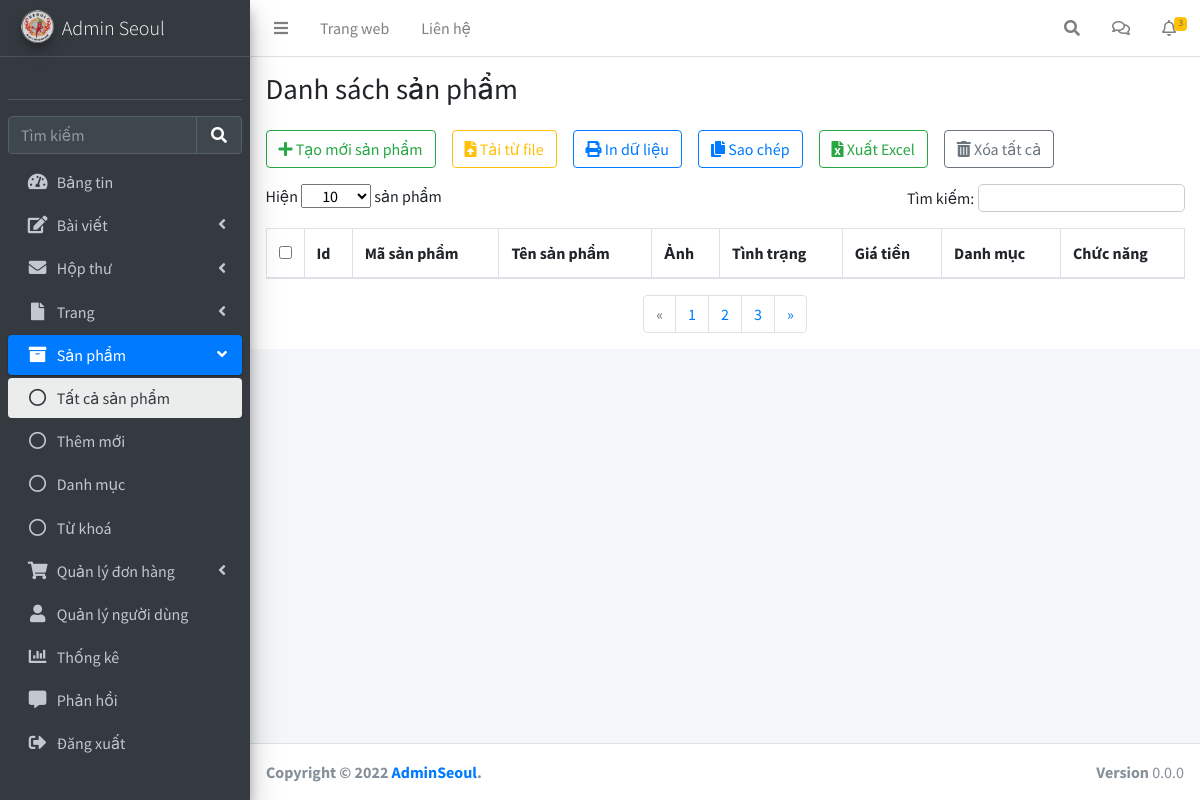
/Admin/pages/all-product.php, run on an earlier commit of the app's database.
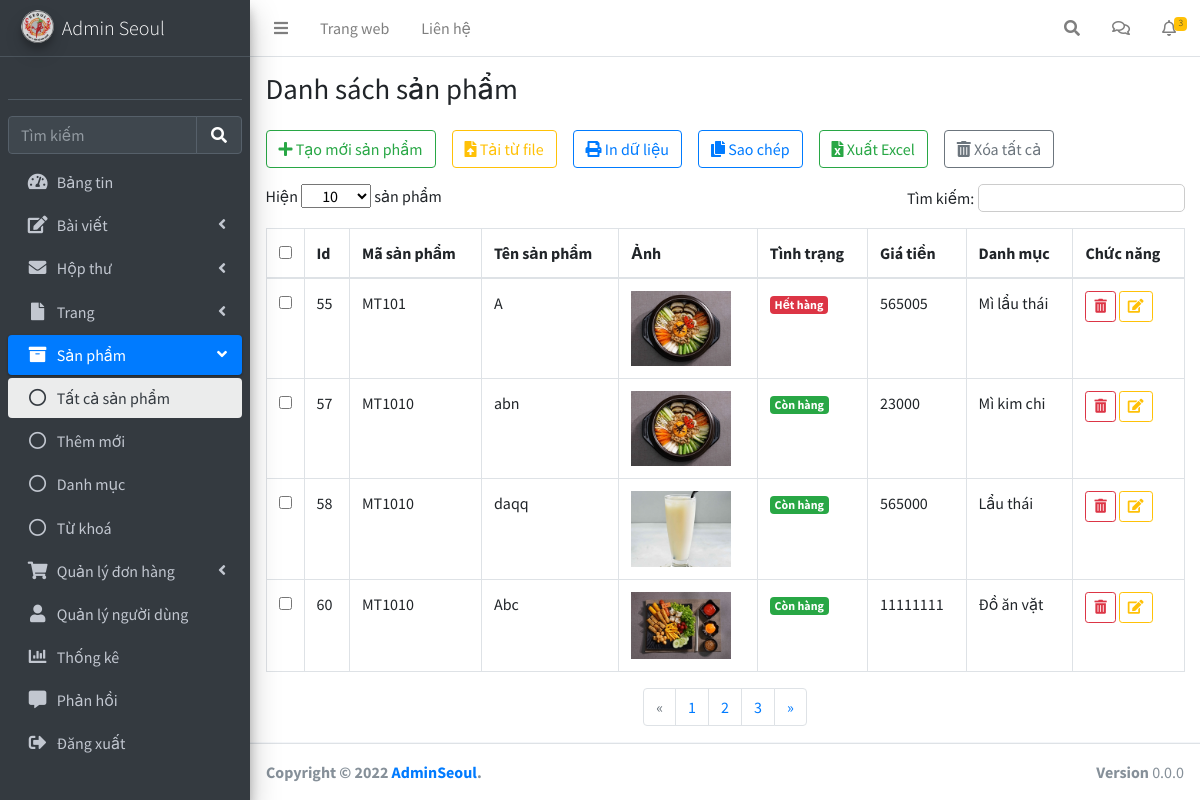
And on a later commit of the database.
### tables this page shows
CREATE TABLE `product` (
  `id` int(11) NOT NULL,
  `product_code` varchar(100) NOT NULL,
  `category_id` int(11) NOT NULL,
  `product_name` varchar(350) NOT NULL,
  `price` int(11) NOT NULL,
  `thumbnail` varchar(500) NOT NULL,
  `description` longtext NOT NULL,
  `created_at` datetime DEFAULT NULL,
  `updated_at` datetime DEFAULT NULL,
  `status` tinyint(11) DEFAULT NULL
);

CREATE TABLE `category` (
  `id` int(11) NOT NULL,
  `name` varchar(100) NOT NULL
);

### Admin/pages/all-product.php (the view, shortened to what the changed rows need)
<!DOCTYPE html>
<html lang="en">
<?php session_start();
include '../../database/config.php';
?>
<head>
  <link rel="stylesheet" href="../../css/fontawesome-free/css/all.min.css">
  <link rel="stylesheet" href="../css/IonIcons.css">
  <link rel="stylesheet" href="../css/adminlte.min.css">
</head>
<body class="hold-transition sidebar-mini">
  <div class="wrapper">
    <div class="content-wrapper">
      <main class="app-content">
        <div class="content-header">
          <div class="container-fluid">
            <div class="row mb-2">
              <div class="col-sm-6">
                <h1 class="m-0">Danh sách sản phẩm</h1>
              </div>
            </div>
          </div>
        </div>
        <div class="row px-2 m-0">
          <div class="col-md-12">
            <div class="tile">
              <div class="tile-body">
                <?php
                $sql_lietke_sp = "SELECT *, product.id as product_id FROM product,category WHERE product.category_id =category.id AND visible != 0 ORDER BY product.id asc";
                $query_lietke_sp = mysqli_query($mysqli, $sql_lietke_sp);
                ?>
                <table class="table table-hover table-bordered" id="sampleTable">
                  <thead>
                    <tr>
                      <th width="10"><input type="checkbox" id="all"></th>
                      <th>Id</th>
                      <th>Mã sản phẩm</th>
                      <th>Tên sản phẩm</th>
                      <th>Ảnh</th>
                      <th>Tình trạng</th>
                      <th>Giá tiền</th>
                      <th>Danh mục</th>
                      <th>Chức năng</th>
                    </tr>
                  </thead>
                  <tbody>
                    <?php
                    while ($row = mysqli_fetch_array($query_lietke_sp)) {
                    ?>
                      <tr>
                        <td width="10"><input type="checkbox" name="check1" value="1"></td>
                        <td class="id_product"><?php echo $row['product_id'] ?></td>
                        <td><?php echo $row['product_code'] ?> </td>
                        <td><?php echo $row['product_name'] ?></td>
                        <td><img src="../img/upload/img_product/<?php echo $row['thumbnail'] ?>" alt="" width="100px;"></td>
                        <td><?php
                            if ($row['status'] == 1) {
                              echo '<span class="badge bg-success">Còn hàng</span>';
                            } else {
                              echo '<span class="badge bg-danger">Hết hàng</span>';
                            }
                            ?></td>
                        <td><?php echo $row['price'] ?></td>
                        <td><?php echo $row['name'] ?></td>
                        <td><button class="btn btn-outline-danger btn-sm trash" type="button" title="Xóa" data-bs-toggle="modal" data-bs-target="#ModalRM"><i class="fas fa-trash-alt"></i>
                          </button>
                          <button class="btn btn-outline-warning btn-sm edit" type="button" title="Sửa" id="show-emp" data-bs-toggle="modal" data-bs-target="#ModalUP" data-id="<?php echo $row['product_id']; ?>"><i class="fas fa-edit"></i></button>
                        </td>
                      </tr>
                    <?php
                    }
                    ?>
                  </tbody>
                </table>
              </div>
            </div>
          </div>
        </div>
      </main>
    </div>
  </div>
</body>
</html>

What changed in the data, as far as the page shows it:
added product: id "55", product_code "MT101", product_name "A", thumbnail (picture), status "Hết hàng", price "565005", category.name "Mì lẩu thái"
added product: id "57", product_code "MT1010", product_name "abn", thumbnail (picture), status "Còn hàng", price "23000", category.name "Mì kim chi"
added product: id "58", product_code "MT1010", product_name "daqq", thumbnail (picture), status "Còn hàng", price "565000", category.name "Lẩu thái"
added product: id "60", product_code "MT1010", product_name "Abc", thumbnail (picture), status "Còn hàng", price "11111111", category.name "Đồ ăn vặt"
